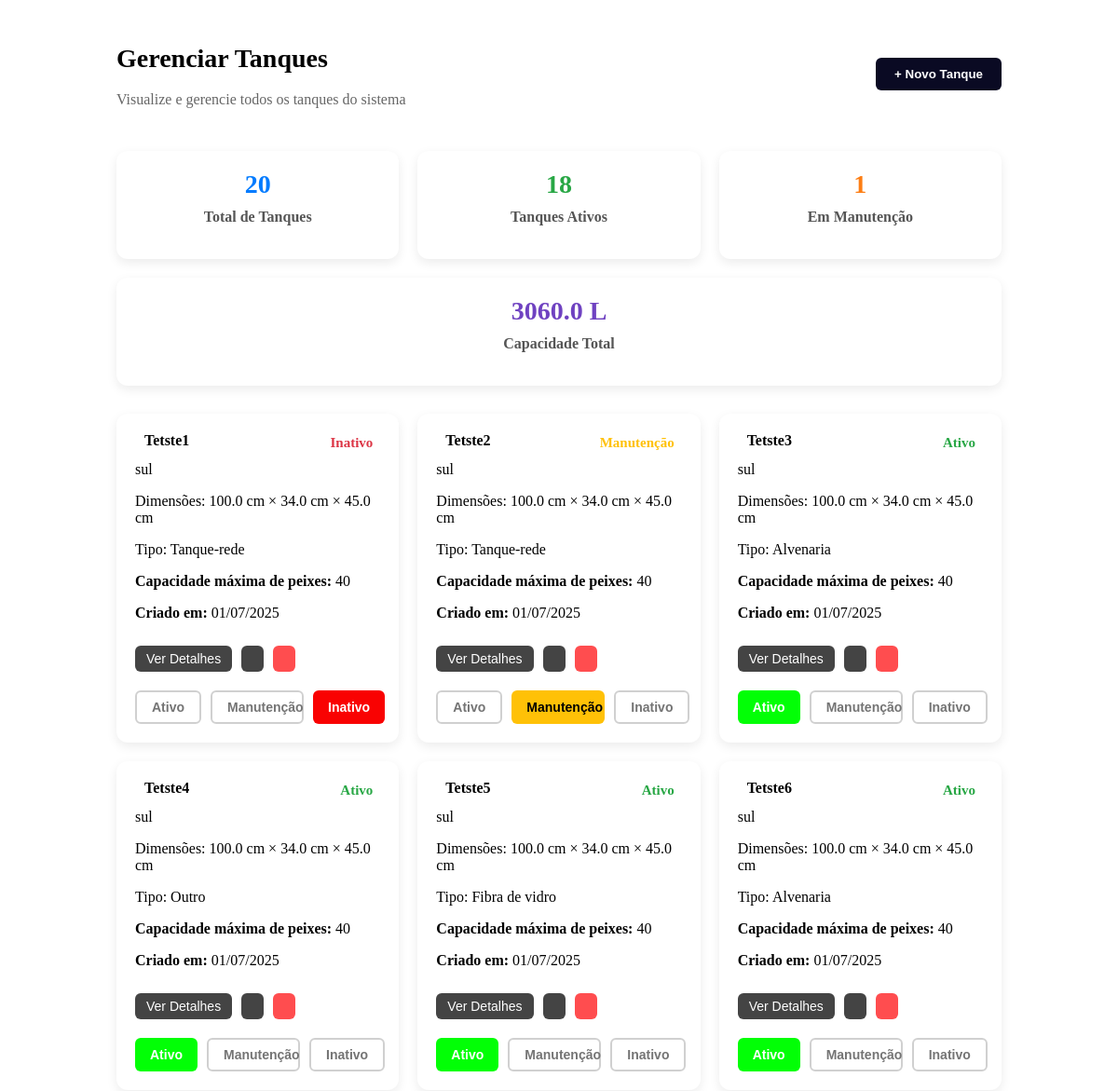
Page /tank/ (signed in, upper part) on the earlier database version.
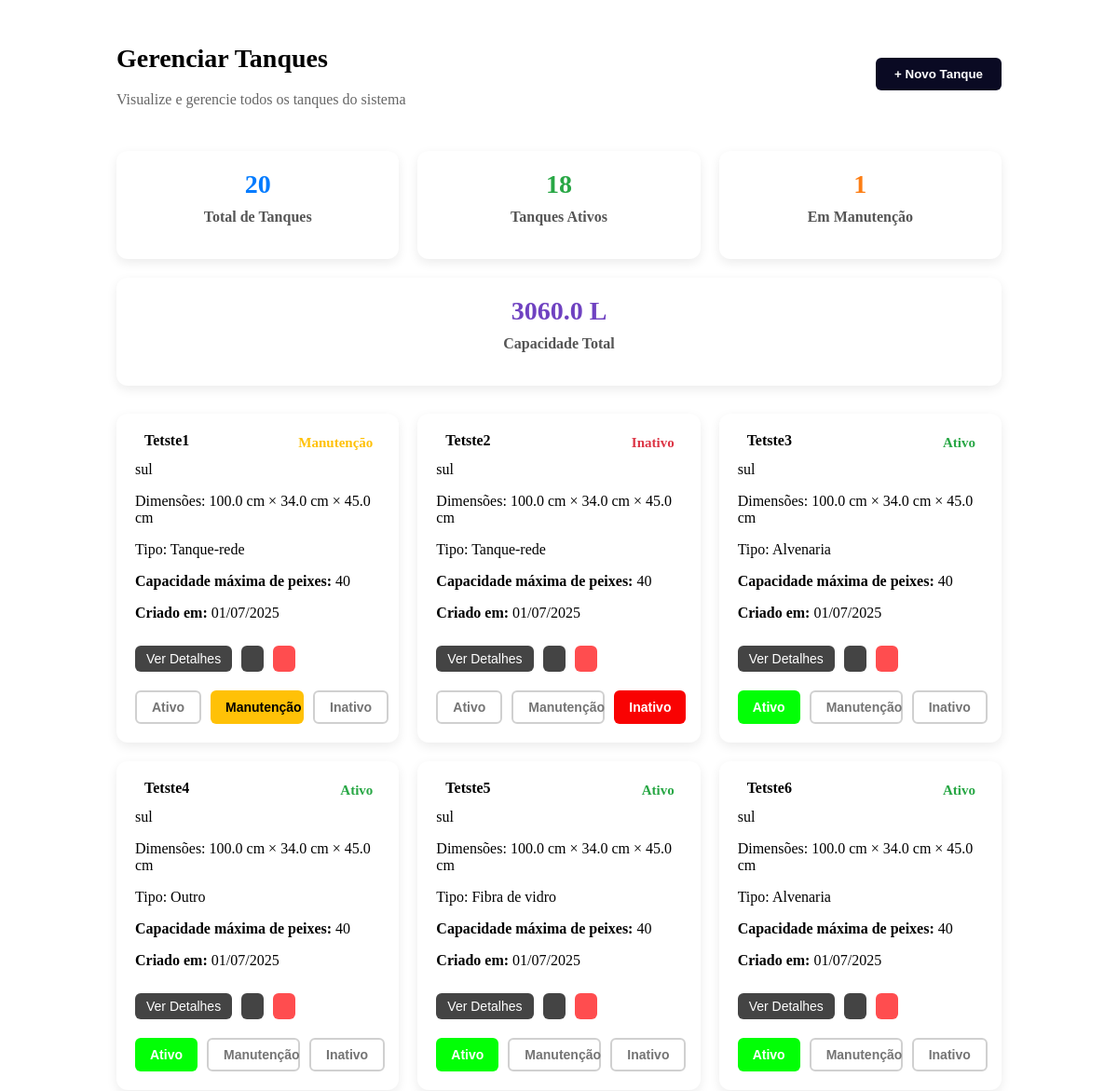
Same page on the later database version.
### core/models.py (models this page shows, shortened)
class Tanque(models.Model):
    TIPO_CHOICES = [
        ('Escavado', 'Escavado'),
        ('Tanque-rede', 'Tanque-rede'),
        ('Alvenaria', 'Alvenaria'),
        ('Fibra de vidro', 'Fibra de vidro'),
        ('Outro', 'Outro'),
    ]
    ESPECIE_CHOICES = [
        ('Tilápia do Nilo (Oreochromis niloticus)', 'Tilápia do Nilo'),
        ('Tilápia Azul (Oreochromis aureus)', 'Tilápia Azul'),
        ('Tilápia de Moçambique (Oreochromis mossambicus)', 'Tilápia de Moçambique'),
        ('Tilápia de Zanzibar (Oreochromis hornorum)', 'Tilápia de Zanzibar'),
        ('Outro', 'Outro'),
    ]
    FONTE_CHOICES = [
        ('Nascente', 'Nascente'),
        ('Poço artesiano', 'Poço artesiano'),
        ('Rio', 'Rio'),
        ('Abastecimento público', 'Abastecimento público'),
        ('Outro', 'Outro'),
    ]
    SITUACAO_CHOICES = [
        ('Ativo', 'Ativo'),
        ('Manutenção', 'Manutenção'),
        ('Inativo', 'Inativo'),
    ]
    usuario = models.ForeignKey(Usuario, on_delete=models.CASCADE, related_name="tanques")
    nome = models.CharField(max_length=100)
    comprimento = models.FloatField()
    largura = models.FloatField()
    altura = models.FloatField()
    capacidade_maxima = models.PositiveIntegerField(null=True, blank=True)
    tipo = models.CharField(max_length=20, choices=TIPO_CHOICES)
    especie_cultivada = models.CharField(max_length=80, choices=ESPECIE_CHOICES)
    data_instalacao = models.DateField(null=True, blank=True)
    localizacao = models.CharField(max_length=255, blank=True)
    fonte_agua = models.CharField(max_length=30, choices=FONTE_CHOICES, blank=True)
    situacao = models.CharField(max_length=20, choices=SITUACAO_CHOICES)
    temperatura = models.FloatField(null=True, blank=True)
    ph = models.FloatField(null=True, blank=True)
    oxigenio = models.FloatField(null=True, blank=True)

### core/views.py (the view)
# urls.py: path('tank/', views.tank, name='tank'),
@login_required
def tank(request):
    usuario = request.user
    tanques = Tanque.objects.filter(usuario=usuario)
    total = tanques.count()
    ativos = tanques.filter(situacao='Ativo').count()
    manutencao = tanques.filter(situacao='Manutenção').count()
    capacidade_total = 0
    for t in tanques:
        if t.comprimento and t.largura and t.altura:
            capacidade_total += (t.comprimento * t.largura * t.altura) / 1000
    context = {
        'tanques': tanques,
        'tem_tanques': total > 0,
        'total': total,
        'ativos': ativos,
        'manutencao': manutencao,
        'capacidade_total': round(capacidade_total, 2),
    }
    return render(request, 'front/tank.html', context)

### core/templates/front/tank.html (shortened to what this page needs)
<div class="dashboard-content-wrapper">
  <div class="top-header">
    <div>
      <h1>Gerenciar Tanques</h1>
      <p>Visualize e gerencie todos os tanques do sistema</p>
    </div>
    <button onclick="abrirFormularioTanque()">+ Novo Tanque</button>
  </div>
  <div class="cards-container">
    <div class="card-box">
      <span class="blue">{{ total }}</span>
      <h3>Total de Tanques</h3>
    </div>
    <div class="card-box">
      <span class="green">{{ ativos }}</span>
      <h3>Tanques Ativos</h3>
    </div>
    <div class="card-box">
      <span class="orange">{{ manutencao }}</span>
      <h3>Em Manutenção</h3>
    </div>
    <div class="card-box">
      <span class="purple">{{ capacidade_total }} L</span>
      <h3>Capacidade Total</h3>
    </div>
  </div>
  {% if not tem_tanques %}
  <div class="empty-box">
    <img src="https://cdn-icons-png.flaticon.com/512/833/833593.png" alt="icone vazio">
    <h2>Nenhum tanque cadastrado</h2>
    <p>Adicione seu primeiro tanque para começar o monitoramento</p>
  </div>
  {% else %}
  <div class="tank-list">
    {% for tanque in tanques %}
    <div class="card-box" style="position: relative;">
      <div style="display: flex; justify-content: space-between; align-items: start;">
        <div style="display: flex; align-items: center; gap: 10px;">
          <strong style="font-size: 16px;">{{ tanque.nome }}</strong>
        </div>
        <span class="situacao-text situacao-span
  {% if tanque.situacao == 'Ativo' %}ativo
  {% elif tanque.situacao == 'Manutenção' %}manutencao
  {% elif tanque.situacao == 'Inativo' %}inativo
  {% endif %}">
          {{ tanque.situacao }}
        </span>
      </div>
      <p style="margin: 8px 0 4px;"> {{ tanque.localizacao }}</p>
      <p>
        Dimensões: {{ tanque.comprimento|floatformat:1 }} cm × {{ tanque.largura|floatformat:1 }} cm × {{ tanque.altura|floatformat:1 }} cm
      </p>
      <p> Tipo: {{ tanque.tipo }}</p>
      <p><strong>Capacidade máxima de peixes:</strong> {{ tanque.capacidade_maxima }}</p>
      <p><strong>Criado em:</strong> {{ tanque.data_instalacao|date:"d/m/Y" }}</p>
      <div style="margin-top: 15px; display: flex; gap: 10px; flex-wrap: wrap;">
        <button onclick="verDetalhesTanque({{ tanque.id }})"
          style="background: #444444; padding: 6px 12px; border-radius: 6px; color: white;">
          Ver
          Detalhes</button>
        <button onclick="carregarConteudo('{% url 'configuracoes_tanque' tanque.id %}')"
          style="background: #444444; padding: 6px 12px; border-radius: 6px; color: white;">
        </button>
        <button onclick="deletarTanque({{ tanque.id }})"
          style="background: #ff4d4f; color: white; padding: 6px 12px; border-radius: 6px;"></button>
      </div>
      <div style="margin-top: 10px; display: flex; gap: 10px;">
        <button class="btn-situacao {% if tanque.situacao == 'Ativo' %}ativo{% else %}apagado{% endif %}"
          onclick="atualizarSituacao({{ tanque.id }}, 'Ativo', this)">Ativo</button>
        <button class="btn-situacao {% if tanque.situacao == 'Manutenção' %}manutencao{% else %}apagado{% endif %}"
          onclick="atualizarSituacao({{ tanque.id }}, 'Manutenção', this)">Manutenção</button>
        <button class="btn-situacao {% if tanque.situacao == 'Inativo' %}inativo{% else %}apagado{% endif %}"
          onclick="atualizarSituacao({{ tanque.id }}, 'Inativo', this)">Inativo</button>
      </div>
    </div>
    {% endfor %}
  </div>
  {% endif %}
</div>

Differences in the rows shown:
changed Tanque "Tetste1": situacao "Inativo" → "Manutenção"
changed Tanque "Tetste2": situacao "Manutenção" → "Inativo"
